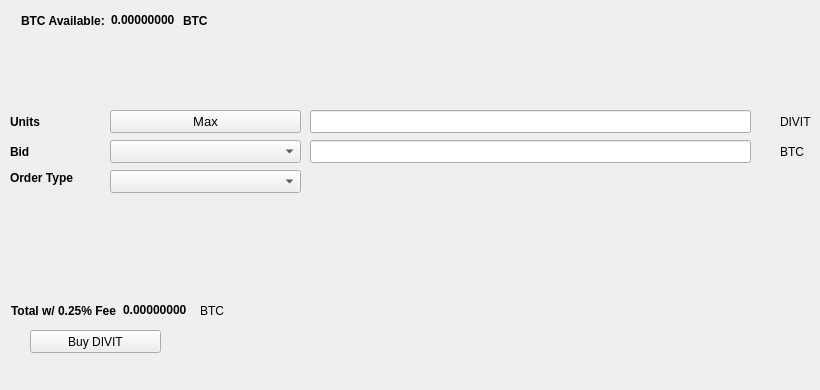
   <widget class="QWidget" name="BuyTab">
    <attribute name="title">
     <string>Buy</string>
    </attribute>
    <widget class="QPushButton" name="BuyVIT">
     <property name="geometry">
      <rect>
       <x>30</x>
       <y>330</y>
       <width>131</width>
       <height>23</height>
      </rect>
     </property>
     <property name="text">
      <string>Buy DIVIT</string>
     </property>
     <property name="icon">
      <iconset resource="../Divitae.qrc">
       <normaloff>:/icons/bitcoin</normaloff>:/icons/bitcoin</iconset>
     </property>
    </widget>
    <widget class="QLabel" name="label_3">
     <property name="geometry">
      <rect>
       <x>10</x>
       <y>110</y>
       <width>46</width>
       <height>23</height>
      </rect>
     </property>
     <property name="font">
      <font>
       <weight>75</weight>
       <bold>true</bold>
      </font>
     </property>
     <property name="text">
      <string>Units</string>
     </property>
    </widget>
    <widget class="QLineEdit" name="UnitsInput">
     <property name="geometry">
      <rect>
       <x>310</x>
       <y>110</y>
       <width>441</width>
       <height>23</height>
      </rect>
     </property>
     <property name="font">
      <font>
       <pointsize>9</pointsize>
       <weight>75</weight>
       <bold>true</bold>
      </font>
     </property>
    </widget>
    <widget class="QLineEdit" name="BuyBidPriceEdit">
     <property name="geometry">
      <rect>
       <x>310</x>
       <y>140</y>
       <width>441</width>
       <height>23</height>
      </rect>
     </property>
     <property name="font">
      <font>
       <pointsize>9</pointsize>
       <weight>75</weight>
       <bold>true</bold>
      </font>
     </property>
    </widget>
    <widget class="QLabel" name="label_4">
     <property name="geometry">
      <rect>
       <x>780</x>
       <y>110</y>
       <width>31</width>
       <height>23</height>
      </rect>
     </property>
     <property name="text">
      <string>DIVIT</string>
     </property>
    </widget>
    <widget class="QLabel" name="label_5">
     <property name="geometry">
      <rect>
       <x>780</x>
       <y>140</y>
       <width>31</width>
       <height>23</height>
      </rect>
     </property>
     <property name="text">
      <string>BTC</string>
     </property>
    </widget>
    <widget class="QLabel" name="label_6">
     <property name="geometry">
      <rect>
       <x>10</x>
       <y>140</y>
       <width>46</width>
       <height>23</height>
      </rect>
     </property>
     <property name="font">
      <font>
       <weight>75</weight>
       <bold>true</bold>
      </font>
     </property>
     <property name="text">
      <string>Bid</string>
     </property>
    </widget>
    <widget class="QLabel" name="label_7">
     <property name="geometry">
      <rect>
       <x>10</x>
       <y>170</y>
       <width>91</width>
       <height>16</height>
      </rect>
     </property>
     <property name="font">
      <font>
       <weight>75</weight>
       <bold>true</bold>
      </font>
     </property>
     <property name="text">
      <string>Order Type</string>
     </property>
    </widget>
    <widget class="QPushButton" name="Buy_Max_Amount">
     <property name="geometry">
      <rect>
       <x>110</x>
       <y>110</y>
       <width>191</width>
       <height>23</height>
      </rect>
     </property>
     <property name="font">
      <font>
       <pointsize>10</pointsize>
      </font>
     </property>
     <property name="text">
      <string>Max</string>
     </property>
    </widget>
    <widget class="QComboBox" name="BuyBidcomboBox">
     <property name="geometry">
      <rect>
       <x>110</x>
       <y>140</y>
       <width>191</width>
       <height>23</height>
      </rect>
     </property>
     <property name="font">
      <font>
       <pointsize>10</pointsize>
      </font>
     </property>
    </widget>
    <widget class="QComboBox" name="buyOrdertypeCombo">
     <property name="geometry">
      <rect>
       <x>110</x>
       <y>170</y>
       <width>191</width>
       <height>23</height>
      </rect>
     </property>
     <property name="font">
      <font>
       <pointsize>10</pointsize>
      </font>
     </property>
    </widget>
    <widget class="QWidget" name="layoutWidget1">
     <property name="geometry">
      <rect>
       <x>21</x>
       <y>11</y>
       <width>227</width>
       <height>19</height>
      </rect>
     </property>
     <layout class="QHBoxLayout" name="horizontalLayout_3">
      <item>
       <widget class="QLabel" name="label232">
        <property name="font">
         <font>
          <weight>75</weight>
          <bold>true</bold>
         </font>
        </property>
        <property name="text">
         <string>BTC Available:</string>
        </property>
       </widget>
      </item>
      <item>
       <widget class="QLabel" name="BtcAvailableLbl">
        <property name="palette">
         <palette>
          <active>
           <colorrole role="WindowText">
            <brush brushstyle="SolidPattern">
             <color alpha="255">
              <red>0</red>
              <green>0</green>
              <blue>0</blue>
             </color>
            </brush>
           </colorrole>
           <colorrole role="Button">
            <brush brushstyle="SolidPattern">
             <color alpha="255">
              <red>0</red>
              <green>170</green>
              <blue>0</blue>
             </color>
            </brush>
           </colorrole>
           <colorrole role="Light">
            <brush brushstyle="SolidPattern">
             <color alpha="255">
              <red>0</red>
              <green>255</green>
              <blue>0</blue>
             </color>
            </brush>
           </colorrole>
           <colorrole role="Midlight">
            <brush brushstyle="SolidPattern">
             <color alpha="255">
              <red>0</red>
              <green>212</green>
              <blue>0</blue>
             </color>
            </brush>
           </colorrole>
           <colorrole role="Dark">
            <brush brushstyle="SolidPattern">
             <color alpha="255">
              <red>0</red>
              <green>85</green>
              <blue>0</blue>
             </color>
            </brush>
           </colorrole>
           <colorrole role="Mid">
            <brush brushstyle="SolidPattern">
             <color alpha="255">
              <red>0</red>
              <green>113</green>
              <blue>0</blue>
             </color>
            </brush>
           </colorrole>
           <colorrole role="Text">
            <brush brushstyle="SolidPattern">
             <color alpha="255">
              <red>0</red>
              <green>170</green>
              <blue>0</blue>
             </color>
            </brush>
           </colorrole>
           <colorrole role="BrightText">
            <brush brushstyle="SolidPattern">
             <color alpha="255">
              <red>255</red>
              <green>255</green>
              <blue>255</blue>
             </color>
            </brush>
           </colorrole>
           <colorrole role="ButtonText">
            <brush brushstyle="SolidPattern">
             <color alpha="255">
              <red>0</red>
              <green>0</green>
              <blue>0</blue>
             </color>
            </brush>
           </colorrole>
           <colorrole role="Base">
            <brush brushstyle="SolidPattern">
             <color alpha="255">
              <red>255</red>
              <green>255</green>
              <blue>255</blue>
             </color>
            </brush>
           </colorrole>
           <colorrole role="Window">
            <brush brushstyle="SolidPattern">
             <color alpha="255">
              <red>0</red>
              <green>170</green>
              <blue>0</blue>
             </color>
            </brush>
           </colorrole>
           <colorrole role="Shadow">
            <brush brushstyle="SolidPattern">
             <color alpha="255">
              <red>0</red>
              <green>0</green>
              <blue>0</blue>
             </color>
            </brush>
           </colorrole>
           <colorrole role="AlternateBase">
            <brush brushstyle="SolidPattern">
             <color alpha="255">
              <red>127</red>
              <green>212</green>
              <blue>127</blue>
             </color>
            </brush>
           </colorrole>
           <colorrole role="ToolTipBase">
            <brush brushstyle="SolidPattern">
             <color alpha="255">
              <red>255</red>
              <green>255</green>
              <blue>220</blue>
             </color>
            </brush>
           </colorrole>
           <colorrole role="ToolTipText">
            <brush brushstyle="SolidPattern">
             <color alpha="255">
              <red>0</red>
              <green>0</green>
              <blue>0</blue>
             </color>
            </brush>
           </colorrole>
          </active>
          <inactive>
           <colorrole role="WindowText">
            <brush brushstyle="SolidPattern">
             <color alpha="255">
              <red>0</red>
              <green>0</green>
              <blue>0</blue>
             </color>
            </brush>
           </colorrole>
           <colorrole role="Button">
            <brush brushstyle="SolidPattern">
             <color alpha="255">
              <red>0</red>
              <green>170</green>
              <blue>0</blue>
             </color>
            </brush>
           </colorrole>
           <colorrole role="Light">
            <brush brushstyle="SolidPattern">
             <color alpha="255">
              <red>0</red>
              <green>255</green>
              <blue>0</blue>
             </color>
            </brush>
           </colorrole>
           <colorrole role="Midlight">
            <brush brushstyle="SolidPattern">
             <color alpha="255">
              <red>0</red>
              <green>212</green>
              <blue>0</blue>
             </color>
            </brush>
           </colorrole>
           <colorrole role="Dark">
            <brush brushstyle="SolidPattern">
             <color alpha="255">
              <red>0</red>
              <green>85</green>
              <blue>0</blue>
             </color>
            </brush>
           </colorrole>
           <colorrole role="Mid">
            <brush brushstyle="SolidPattern">
             <color alpha="255">
              <red>0</red>
              <green>113</green>
              <blue>0</blue>
             </color>
            </brush>
           </colorrole>
           <colorrole role="Text">
            <brush brushstyle="SolidPattern">
             <color alpha="255">
              <red>0</red>
              <green>170</green>
              <blue>0</blue>
             </color>
            </brush>
           </colorrole>
           <colorrole role="BrightText">
            <brush brushstyle="SolidPattern">
             <color alpha="255">
              <red>255</red>
              <green>255</green>
              <blue>255</blue>
             </color>
            </brush>
           </colorrole>
           <colorrole role="ButtonText">
            <brush brushstyle="SolidPattern">
             <color alpha="255">
              <red>0</red>
              <green>0</green>
              <blue>0</blue>
             </color>
            </brush>
           </colorrole>
           <colorrole role="Base">
            <brush brushstyle="SolidPattern">
             <color alpha="255">
              <red>255</red>
              <green>255</green>
              <blue>255</blue>
             </color>
            </brush>
           </colorrole>
           <colorrole role="Window">
            <brush brushstyle="SolidPattern">
             <color alpha="255">
              <red>0</red>
              <green>170</green>
              <blue>0</blue>
             </color>
            </brush>
           </colorrole>
           <colorrole role="Shadow">
            <brush brushstyle="SolidPattern">
             <color alpha="255">
              <red>0</red>
              <green>0</green>
              <blue>0</blue>
             </color>
            </brush>
           </colorrole>
           <colorrole role="AlternateBase">
            <brush brushstyle="SolidPattern">
             <color alpha="255">
              <red>127</red>
              <green>212</green>
              <blue>127</blue>
             </color>
            </brush>
           </colorrole>
           <colorrole role="ToolTipBase">
            <brush brushstyle="SolidPattern">
             <color alpha="255">
              <red>255</red>
              <green>255</green>
              <blue>220</blue>
             </color>
            </brush>
           </colorrole>
           <colorrole role="ToolTipText">
            <brush brushstyle="SolidPattern">
             <color alpha="255">
              <red>0</red>
              <green>0</green>
              <blue>0</blue>
             </color>
            </brush>
           </colorrole>
          </inactive>
          <disabled>
           <colorrole role="WindowText">
            <brush brushstyle="SolidPattern">
             <color alpha="255">
              <red>0</red>
              <green>85</green>
              <blue>0</blue>
             </color>
            </brush>
           </colorrole>
           <colorrole role="Button">
            <brush brushstyle="SolidPattern">
             <color alpha="255">
              <red>0</red>
              <green>170</green>
              <blue>0</blue>
             </color>
            </brush>
           </colorrole>
           <colorrole role="Light">
            <brush brushstyle="SolidPattern">
             <color alpha="255">
              <red>0</red>
              <green>255</green>
              <blue>0</blue>
             </color>
            </brush>
           </colorrole>
           <colorrole role="Midlight">
            <brush brushstyle="SolidPattern">
             <color alpha="255">
              <red>0</red>
              <green>212</green>
              <blue>0</blue>
             </color>
            </brush>
           </colorrole>
           <colorrole role="Dark">
            <brush brushstyle="SolidPattern">
             <color alpha="255">
              <red>0</red>
              <green>85</green>
              <blue>0</blue>
             </color>
            </brush>
           </colorrole>
           <colorrole role="Mid">
            <brush brushstyle="SolidPattern">
             <color alpha="255">
              <red>0</red>
              <green>113</green>
              <blue>0</blue>
             </color>
            </brush>
           </colorrole>
           <colorrole role="Text">
            <brush brushstyle="SolidPattern">
             <color alpha="255">
              <red>0</red>
              <green>85</green>
              <blue>0</blue>
             </color>
            </brush>
           </colorrole>
           <colorrole role="BrightText">
            <brush brushstyle="SolidPattern">
             <color alpha="255">
              <red>255</red>
              <green>255</green>
              <blue>255</blue>
             </color>
            </brush>
           </colorrole>
           <colorrole role="ButtonText">
            <brush brushstyle="SolidPattern">
             <color alpha="255">
              <red>0</red>
              <green>85</green>
              <blue>0</blue>
             </color>
            </brush>
           </colorrole>
           <colorrole role="Base">
            <brush brushstyle="SolidPattern">
             <color alpha="255">
              <red>0</red>
              <green>170</green>
              <blue>0</blue>
             </color>
            </brush>
           </colorrole>
           <colorrole role="Window">
            <brush brushstyle="SolidPattern">
             <color alpha="255">
              <red>0</red>
              <green>170</green>
              <blue>0</blue>
             </color>
            </brush>
           </colorrole>
           <colorrole role="Shadow">
            <brush brushstyle="SolidPattern">
             <color alpha="255">
              <red>0</red>
              <green>0</green>
              <blue>0</blue>
             </color>
            </brush>
           </colorrole>
           <colorrole role="AlternateBase">
            <brush brushstyle="SolidPattern">
             <color alpha="255">
              <red>0</red>
              <green>170</green>
              <blue>0</blue>
             </color>
            </brush>
           </colorrole>
           <colorrole role="ToolTipBase">
            <brush brushstyle="SolidPattern">
             <color alpha="255">
              <red>255</red>
              <green>255</green>
              <blue>220</blue>
             </color>
            </brush>
           </colorrole>
           <colorrole role="ToolTipText">
            <brush brushstyle="SolidPattern">
             <color alpha="255">
              <red>0</red>
              <green>0</green>
              <blue>0</blue>
             </color>
            </brush>
           </colorrole>
          </disabled>
         </palette>
        </property>
        <property name="font">
         <font>
          <weight>75</weight>
          <bold>true</bold>
         </font>
        </property>
        <property name="text">
         <string>0.00000000</string>
        </property>
        <property name="textInteractionFlags">
         <set>Qt::LinksAccessibleByMouse|Qt::TextSelectableByKeyboard|Qt::TextSelectableByMouse</set>
        </property>
       </widget>
      </item>
      <item>
       <widget class="QLabel" name="BtcAvailableLbl_2">
        <property name="font">
         <font>
          <weight>75</weight>
          <bold>true</bold>
         </font>
        </property>
        <property name="text">
         <string>BTC</string>
        </property>
       </widget>
      </item>
     </layout>
    </widget>
    <widget class="QWidget" name="layoutWidge2">
     <property name="geometry">
      <rect>
       <x>11</x>
       <y>301</y>
       <width>259</width>
       <height>19</height>
      </rect>
     </property>
     <layout class="QHBoxLayout" name="horizontalLayout_4">
      <item>
       <widget class="QLabel" name="label_9">
        <property name="font">
         <font>
          <weight>75</weight>
          <bold>true</bold>
         </font>
        </property>
        <property name="text">
         <string>Total w/ 0.25% Fee</string>
        </property>
       </widget>
      </item>
      <item>
       <widget class="QLabel" name="BuyCostLabel">
        <property name="palette">
         <palette>
          <active>
           <colorrole role="WindowText">
            <brush brushstyle="SolidPattern">
             <color alpha="255">
              <red>0</red>
              <green>0</green>
              <blue>0</blue>
             </color>
            </brush>
           </colorrole>
           <colorrole role="Button">
            <brush brushstyle="SolidPattern">
             <color alpha="255">
              <red>0</red>
              <green>170</green>
              <blue>0</blue>
             </color>
            </brush>
           </colorrole>
           <colorrole role="Light">
            <brush brushstyle="SolidPattern">
             <color alpha="255">
              <red>0</red>
              <green>255</green>
              <blue>0</blue>
             </color>
            </brush>
           </colorrole>
           <colorrole role="Midlight">
            <brush brushstyle="SolidPattern">
             <color alpha="255">
              <red>0</red>
              <green>212</green>
              <blue>0</blue>
             </color>
            </brush>
           </colorrole>
           <colorrole role="Dark">
            <brush brushstyle="SolidPattern">
             <color alpha="255">
              <red>0</red>
              <green>85</green>
              <blue>0</blue>
             </color>
            </brush>
           </colorrole>
           <colorrole role="Mid">
            <brush brushstyle="SolidPattern">
             <color alpha="255">
              <red>0</red>
              <green>113</green>
              <blue>0</blue>
             </color>
            </brush>
           </colorrole>
           <colorrole role="Text">
            <brush brushstyle="SolidPattern">
             <color alpha="255">
              <red>0</red>
              <green>170</green>
              <blue>0</blue>
             </color>
            </brush>
           </colorrole>
           <colorrole role="BrightText">
            <brush brushstyle="SolidPattern">
             <color alpha="255">
              <red>255</red>
              <green>255</green>
              <blue>255</blue>
             </color>
            </brush>
           </colorrole>
           <colorrole role="ButtonText">
            <brush brushstyle="SolidPattern">
             <color alpha="255">
              <red>0</red>
              <green>0</green>
              <blue>0</blue>
             </color>
            </brush>
           </colorrole>
           <colorrole role="Base">
            <brush brushstyle="SolidPattern">
             <color alpha="255">
              <red>255</red>
              <green>255</green>
              <blue>255</blue>
             </color>
            </brush>
           </colorrole>
           <colorrole role="Window">
            <brush brushstyle="SolidPattern">
             <color alpha="255">
              <red>0</red>
              <green>170</green>
              <blue>0</blue>
             </color>
            </brush>
           </colorrole>
           <colorrole role="Shadow">
            <brush brushstyle="SolidPattern">
             <color alpha="255">
              <red>0</red>
              <green>0</green>
              <blue>0</blue>
             </color>
            </brush>
           </colorrole>
           <colorrole role="AlternateBase">
            <brush brushstyle="SolidPattern">
             <color alpha="255">
              <red>127</red>
              <green>212</green>
              <blue>127</blue>
             </color>
            </brush>
           </colorrole>
           <colorrole role="ToolTipBase">
            <brush brushstyle="SolidPattern">
             <color alpha="255">
              <red>255</red>
              <green>255</green>
              <blue>220</blue>
             </color>
            </brush>
           </colorrole>
           <colorrole role="ToolTipText">
            <brush brushstyle="SolidPattern">
             <color alpha="255">
              <red>0</red>
              <green>0</green>
              <blue>0</blue>
             </color>
            </brush>
           </colorrole>
          </active>
          <inactive>
           <colorrole role="WindowText">
            <brush brushstyle="SolidPattern">
             <color alpha="255">
              <red>0</red>
              <green>0</green>
              <blue>0</blue>
             </color>
            </brush>
           </colorrole>
           <colorrole role="Button">
            <brush brushstyle="SolidPattern">
             <color alpha="255">
              <red>0</red>
              <green>170</green>
              <blue>0</blue>
             </color>
            </brush>
           </colorrole>
           <colorrole role="Light">
            <brush brushstyle="SolidPattern">
             <color alpha="255">
              <red>0</red>
              <green>255</green>
              <blue>0</blue>
             </color>
            </brush>
           </colorrole>
           <colorrole role="Midlight">
            <brush brushstyle="SolidPattern">
             <color alpha="255">
              <red>0</red>
              <green>212</green>
              <blue>0</blue>
             </color>
            </brush>
           </colorrole>
           <colorrole role="Dark">
            <brush brushstyle="SolidPattern">
             <color alpha="255">
              <red>0</red>
              <green>85</green>
              <blue>0</blue>
             </color>
            </brush>
           </colorrole>
           <colorrole role="Mid">
            <brush brushstyle="SolidPattern">
             <color alpha="255">
              <red>0</red>
              <green>113</green>
              <blue>0</blue>
             </color>
            </brush>
           </colorrole>
           <colorrole role="Text">
            <brush brushstyle="SolidPattern">
             <color alpha="255">
              <red>0</red>
              <green>170</green>
              <blue>0</blue>
             </color>
            </brush>
           </colorrole>
           <colorrole role="BrightText">
            <brush brushstyle="SolidPattern">
             <color alpha="255">
              <red>255</red>
              <green>255</green>
              <blue>255</blue>
             </color>
            </brush>
           </colorrole>
           <colorrole role="ButtonText">
            <brush brushstyle="SolidPattern">
             <color alpha="255">
              <red>0</red>
              <green>0</green>
              <blue>0</blue>
             </color>
            </brush>
           </colorrole>
           <colorrole role="Base">
            <brush brushstyle="SolidPattern">
             <color alpha="255">
              <red>255</red>
              <green>255</green>
              <blue>255</blue>
             </color>
            </brush>
           </colorrole>
           <colorrole role="Window">
            <brush brushstyle="SolidPattern">
             <color alpha="255">
              <red>0</red>
              <green>170</green>
              <blue>0</blue>
             </color>
            </brush>
           </colorrole>
           <colorrole role="Shadow">
            <brush brushstyle="SolidPattern">
             <color alpha="255">
              <red>0</red>
              <green>0</green>
              <blue>0</blue>
             </color>
            </brush>
           </colorrole>
           <colorrole role="AlternateBase">
            <brush brushstyle="SolidPattern">
             <color alpha="255">
              <red>127</red>
              <green>212</green>
              <blue>127</blue>
             </color>
            </brush>
           </colorrole>
           <colorrole role="ToolTipBase">
            <brush brushstyle="SolidPattern">
             <color alpha="255">
              <red>255</red>
              <green>255</green>
              <blue>220</blue>
             </color>
            </brush>
           </colorrole>
           <colorrole role="ToolTipText">
            <brush brushstyle="SolidPattern">
             <color alpha="255">
              <red>0</red>
              <green>0</green>
              <blue>0</blue>
             </color>
            </brush>
           </colorrole>
          </inactive>
          <disabled>
           <colorrole role="WindowText">
            <brush brushstyle="SolidPattern">
             <color alpha="255">
              <red>0</red>
              <green>85</green>
              <blue>0</blue>
             </color>
            </brush>
           </colorrole>
           <colorrole role="Button">
            <brush brushstyle="SolidPattern">
             <color alpha="255">
              <red>0</red>
              <green>170</green>
              <blue>0</blue>
             </color>
            </brush>
           </colorrole>
           <colorrole role="Light">
            <brush brushstyle="SolidPattern">
             <color alpha="255">
              <red>0</red>
              <green>255</green>
              <blue>0</blue>
             </color>
            </brush>
           </colorrole>
           <colorrole role="Midlight">
            <brush brushstyle="SolidPattern">
             <color alpha="255">
              <red>0</red>
              <green>212</green>
              <blue>0</blue>
             </color>
            </brush>
           </colorrole>
           <colorrole role="Dark">
            <brush brushstyle="SolidPattern">
             <color alpha="255">
              <red>0</red>
              <green>85</green>
              <blue>0</blue>
             </color>
            </brush>
           </colorrole>
           <colorrole role="Mid">
            <brush brushstyle="SolidPattern">
             <color alpha="255">
              <red>0</red>
              <green>113</green>
              <blue>0</blue>
             </color>
            </brush>
           </colorrole>
           <colorrole role="Text">
            <brush brushstyle="SolidPattern">
             <color alpha="255">
              <red>0</red>
              <green>85</green>
              <blue>0</blue>
             </color>
            </brush>
           </colorrole>
           <colorrole role="BrightText">
            <brush brushstyle="SolidPattern">
             <color alpha="255">
              <red>255</red>
              <green>255</green>
              <blue>255</blue>
             </color>
            </brush>
           </colorrole>
           <colorrole role="ButtonText">
            <brush brushstyle="SolidPattern">
             <color alpha="255">
              <red>0</red>
              <green>85</green>
              <blue>0</blue>
             </color>
            </brush>
           </colorrole>
           <colorrole role="Base">
            <brush brushstyle="SolidPattern">
             <color alpha="255">
              <red>0</red>
              <green>170</green>
              <blue>0</blue>
             </color>
            </brush>
           </colorrole>
           <colorrole role="Window">
            <brush brushstyle="SolidPattern">
             <color alpha="255">
              <red>0</red>
              <green>170</green>
              <blue>0</blue>
             </color>
            </brush>
           </colorrole>
           <colorrole role="Shadow">
            <brush brushstyle="SolidPattern">
             <color alpha="255">
              <red>0</red>
              <green>0</green>
              <blue>0</blue>
             </color>
            </brush>
           </colorrole>
           <colorrole role="AlternateBase">
            <brush brushstyle="SolidPattern">
             <color alpha="255">
              <red>0</red>
              <green>170</green>
              <blue>0</blue>
             </color>
            </brush>
           </colorrole>
           <colorrole role="ToolTipBase">
            <brush brushstyle="SolidPattern">
             <color alpha="255">
              <red>255</red>
              <green>255</green>
              <blue>220</blue>
             </color>
            </brush>
           </colorrole>
           <colorrole role="ToolTipText">
            <brush brushstyle="SolidPattern">
             <color alpha="255">
              <red>0</red>
              <green>0</green>
              <blue>0</blue>
             </color>
            </brush>
           </colorrole>
          </disabled>
         </palette>
        </property>
        <property name="font">
         <font>
          <weight>75</weight>
          <bold>true</bold>
         </font>
        </property>
        <property name="autoFillBackground">
         <bool>false</bool>
        </property>
        <property name="text">
         <string>0.00000000</string>
        </property>
        <property name="textInteractionFlags">
         <set>Qt::LinksAccessibleByMouse|Qt::TextSelectableByMouse</set>
        </property>
       </widget>
      </item>
      <item>
       <widget class="QLabel" name="label_10">
        <property name="font">
         <font>
          <weight>50</weight>
          <bold>false</bold>
         </font>
        </property>
        <property name="text">
         <string>BTC</string>
        </property>
       </widget>
      </item>
     </layout>
    </widget>
    <widget class="QLabel" name="label_24">
     <property name="geometry">
      <rect>
       <x>460</x>
       <y>300</y>
       <width>281</width>
       <height>81</height>
      </rect>
     </property>
     <property name="text">
      <string/>
     </property>
     <property name="pixmap">
      <pixmap>:/images/bittrex</pixmap>
     </property>
    </widget>
   </widget>
